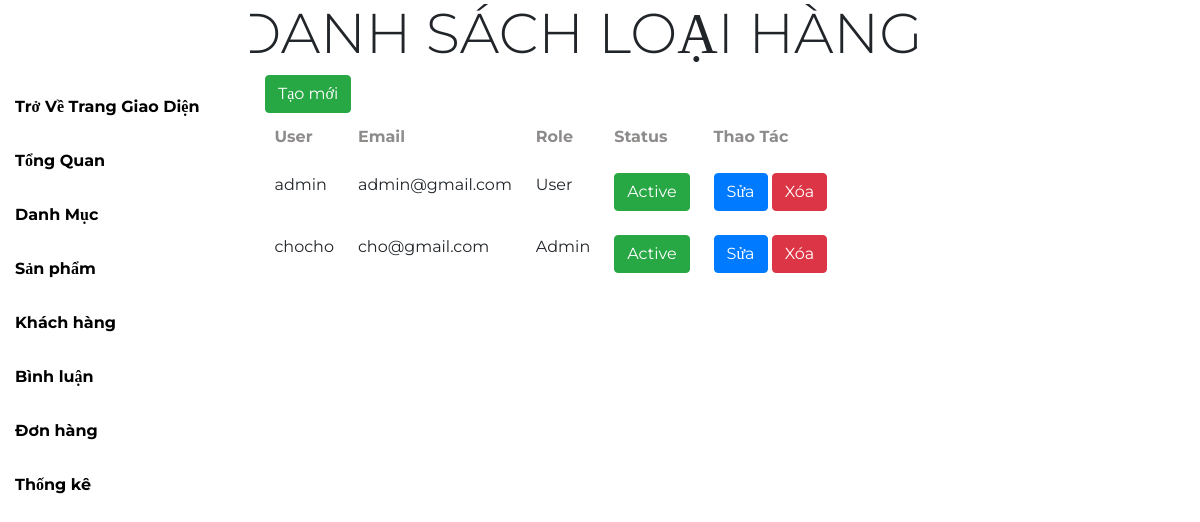
Page /admin/user/index.php on the committed database.
### tables this page shows
CREATE TABLE `taikhoan` (
  `id` int(11) NOT NULL,
  `user` varchar(100) NOT NULL,
  `pass` varchar(100) NOT NULL,
  `email` varchar(120) NOT NULL,
  `role` int(11) DEFAULT 1,
  `status` int(11) NOT NULL DEFAULT 1,
  `tel` varchar(25) NOT NULL,
  `address` varchar(255) NOT NULL
);

### model/pdo.php (called while the page is built, shortened)
<?php
function pdo_get_connection(){
    $dburl = "mysql:host=localhost;dbname=duan1;charset=utf8";
    $username = 'root';
    $password = '';
    $conn = new PDO($dburl, $username, $password);
    $conn->setAttribute(PDO::ATTR_ERRMODE, PDO::ERRMODE_EXCEPTION);
    return $conn;
}
function pdo_query($sql){
    $sql_args = array_slice(func_get_args(), 1);
    try{
        $conn = pdo_get_connection();
        $stmt = $conn->prepare($sql);
        $stmt->execute($sql_args);
        $rows = $stmt->fetchAll();
        return $rows;
    }
    catch(PDOException $e){
        throw $e;
    }
    finally{
        unset($conn);
    }
}

### model/functions.php (called while the page is built, shortened)
<?php
require_once "./../../model/pdo.php";
function select_all($table){
    $sql = "select * from $table";
    return pdo_query($sql);
}
?>

### admin/user/index.php (the view)
<?php
require_once './../layout/start.php';
require_once './../../model/functions.php';
$taikhoan = select_all('taikhoan');
?>
<div class="boxcenter">
    <div class="container">
        <div class="row">
                <div class="row frmtitle">
                    <h1 class="display-4">DANH SÁCH LOẠI HÀNG</h1>
                </div>
                <div class="col-7">
                    <a href="add-form.php" class="btn btn-success">Tạo mới</a>
                </div>
        <div class="row frmcontent">
                <div class="row mb-3 frmdskh">
        <table class="table">
            <thead>
                <th>ID</th>
                <th>User</th>
                <th>Email</th>
                <th>Role</th>
                <th>Status</th>
                <th colspan="2">Thao Tác</th>
            </thead>
            <tbody>
                <?php foreach ($taikhoan as $key => $value): ?>
                    <tr>
                        <td><?= $value['id'] ?></td>
                        <td><?= $value['user'] ?></td>
                        <td><?= $value['email'] ?></td>
                        <td><?= intval($value['role']) == 1 ? "Admin" : "User" ?></td>
                        <td>
                            <?php
                            if (intval($value['status']) == 1) {
                            ?>
                                <a href="status.php?id=<?= $value['id'] ?>&st=1" class="btn btn-success">Active</a>
                            <?php
                            } else {
                            ?>
                                <a href="status.php?id=<?= $value['id'] ?>&st=2" class="btn btn-danger">Block</a>
                            <?php
                            }
                            ?>
                        </td>
                        <td>
                            <a href="edit-form.php?id=<?= $value['id'] ?>" class="btn btn-primary">Sửa</a>
                            <a href="delete.php?id=<?= $value['id'] ?>" class="btn btn-danger">Xóa</a>
                        </td>
                    </tr>
                <?php endforeach ?>
            </tbody>
        </table>
        </div>
        </div>
  </div>
    </div>
</div>
<?php
require_once './../layout/end.php';
?>

### admin/csss/admin.css (style rules this page uses)
body { margin: 0; padding: 0; background-color: #ffffff; font-family: "Montserrat"; overflow-x: hidden; }
.table thead th { border:none; color: #8e8b8b; }
.table tbody td { border:none; }

### rows in the picture
taikhoan: user "admin", email "admin@gmail.com", role "User"
taikhoan: user "chocho", email "cho@gmail.com", role "Admin"
